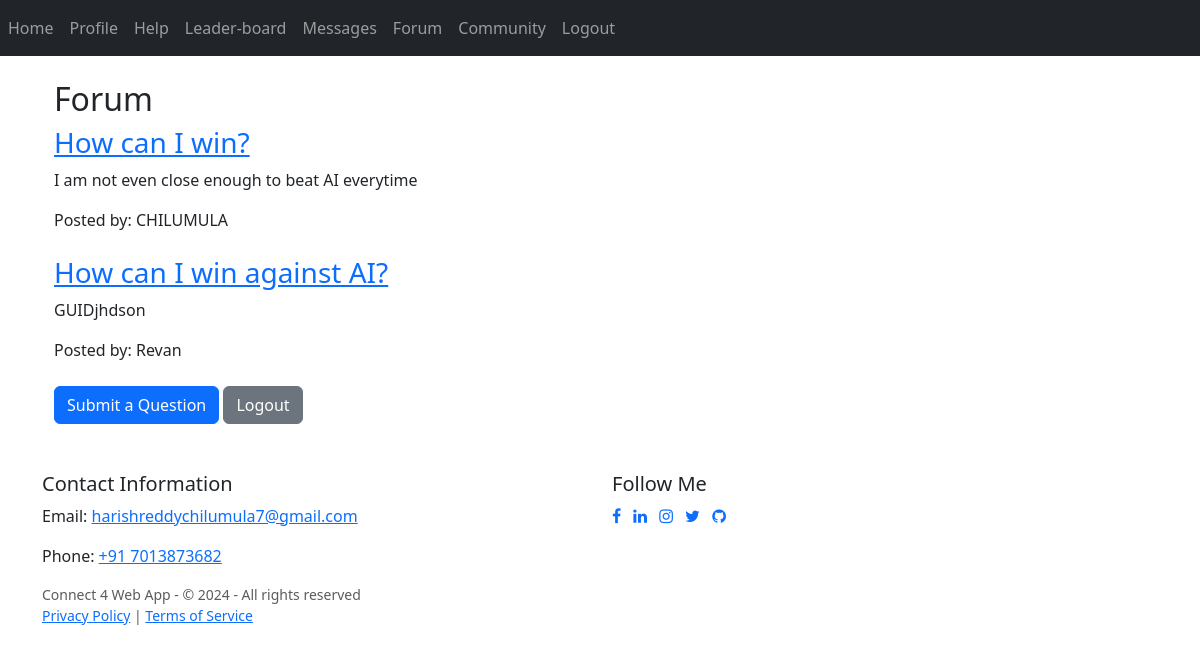
The app's page /forum (signed in), older data.
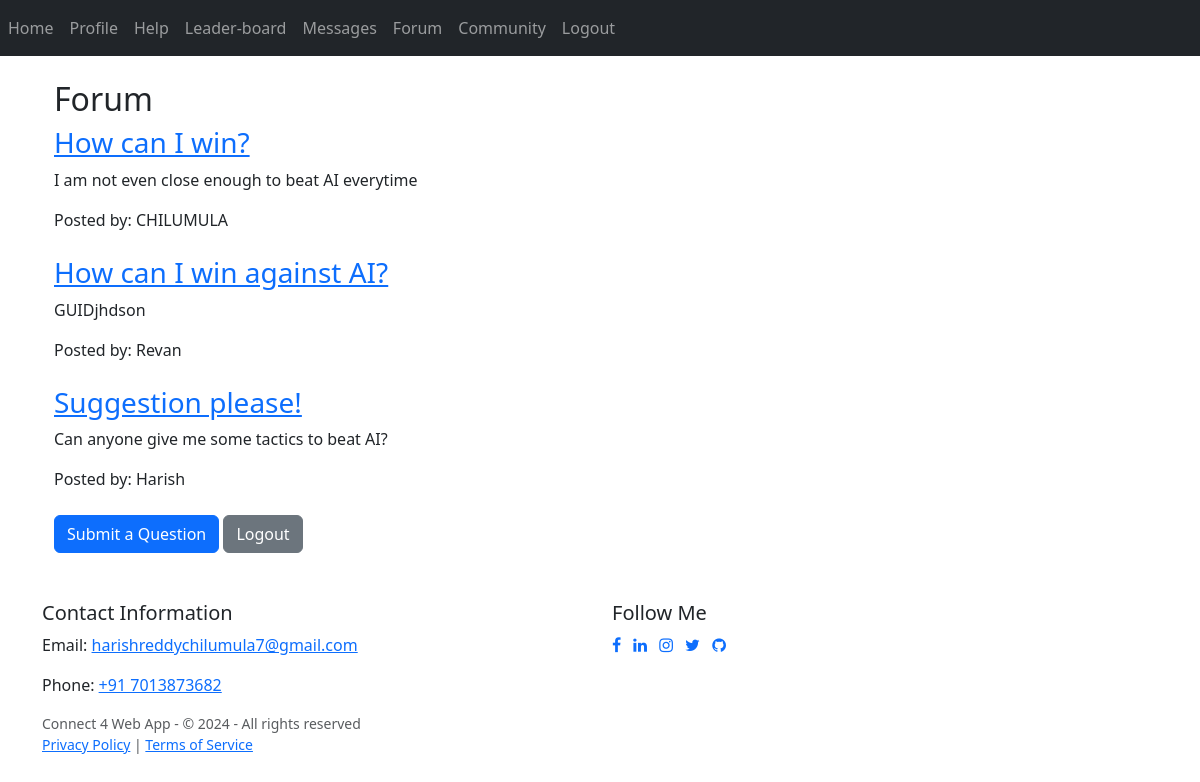
The same page, newer data.
### website/models.py (models this page shows)
class Question(db.Model):
    id = db.Column(db.Integer, primary_key=True)
    title = db.Column(db.String(100), nullable=False)
    content = db.Column(db.Text, nullable=False)
    user_id = db.Column(db.Integer, db.ForeignKey('user.id'), nullable=False)
    user = db.relationship('User', backref=db.backref('questions', lazy=True))

class User(db.Model, UserMixin):
    id = db.Column(db.Integer, primary_key=True)
    email = db.Column(db.String(150), unique=True, nullable=False)
    password = db.Column(db.String(150), nullable=False)
    first_name = db.Column(db.String(150), nullable=False)
    games = db.relationship('Game', backref='player', lazy=True)

### website/views.py (the view)
@views.route('/forum')
@login_required
def forum():
    questions = Question.query.all()
    return render_template("forum.html", questions=questions, user=current_user)

### website/__init__.py (called while the page is built)
def create_app():
    app = Flask(__name__)
    app.config['SECRET_KEY'] = 'hjshjhdjah kjshkjdhjs'
    app.config['SQLALCHEMY_DATABASE_URI'] = f'sqlite:///{DB_NAME}'
    db.init_app(app)
    from .views import views
    from .auth import auth
    app.register_blueprint(views, url_prefix='/')
    app.register_blueprint(auth, url_prefix='/')
    from .models import User, Game
    with app.app_context():
        db.create_all()
    login_manager = LoginManager()
    login_manager.login_view = 'auth.login'
    login_manager.init_app(app)
    @login_manager.user_loader
    def load_user(id):
        return User.query.get(int(id))
    return app

### website/templates/forum.html
{% extends 'base.html' %}
{% block content %}
  <div class="container mt-4">
    <h2>Forum</h2>
    <div class="questions">
      {% for question in questions %}
        <div class="question mb-4">
          <h3><a href="{{ url_for('views.view_question', question_id=question.id) }}">{{ question.title }}</a></h3>
          <p>{{ question.content }}</p>
          <p>Posted by: {{ question.user.first_name }}</p>
        </div>
      {% endfor %}
    </div>
    <a href="{{ url_for('views.submit_question') }}" class="btn btn-primary">Submit a Question</a>
    {% if current_user.is_authenticated %}
      <a href="{{ url_for('auth.logout') }}" class="btn btn-secondary">Logout</a>
    {% else %}
      <a href="{{ url_for('auth.login') }}" class="btn btn-secondary">Login</a>
    {% endif %}
  </div>
{% endblock %}

Row changes from the older to the newer data that the page shows:
added Question: title "Suggestion please!", content "Can anyone give me some tactics to beat AI?", user.first_name "Harish"
